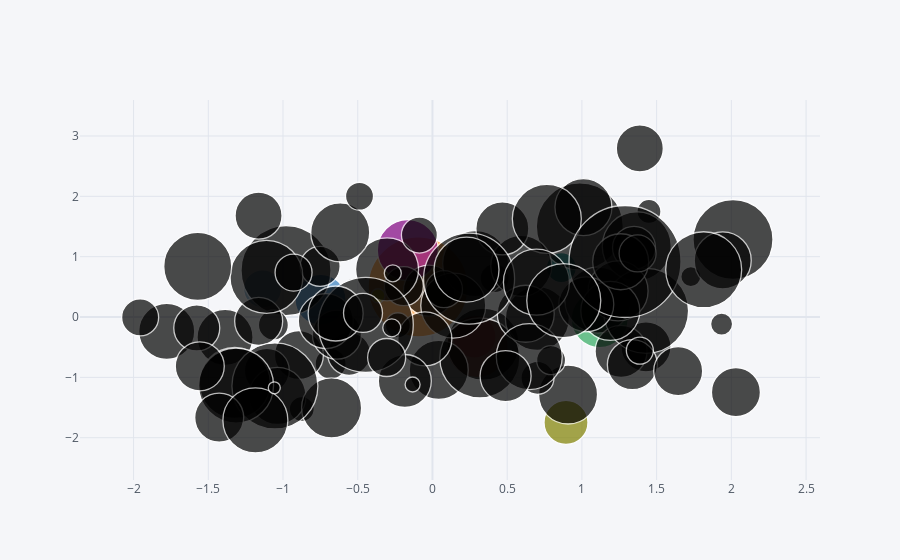

Write notebook code for a chart like this one.
### Code cell
df.iplot(kind='bubble',x='A',y='B', size='C')
